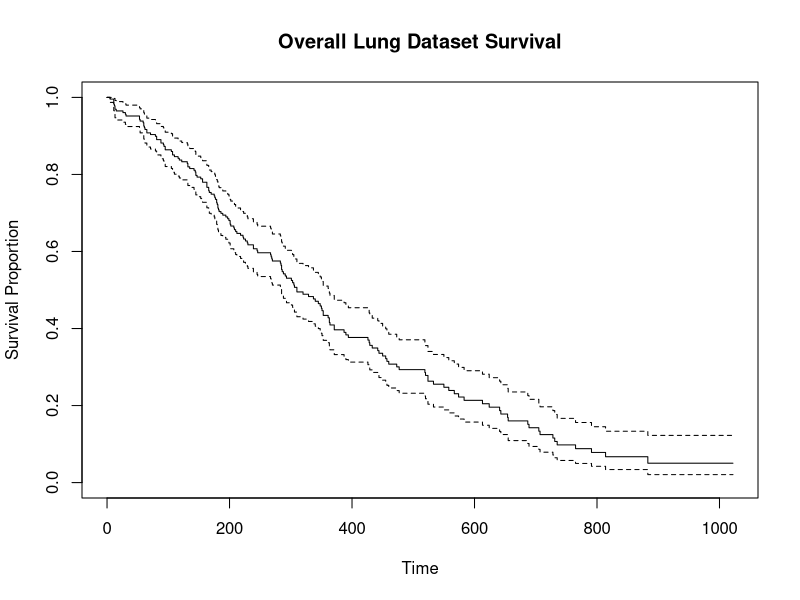
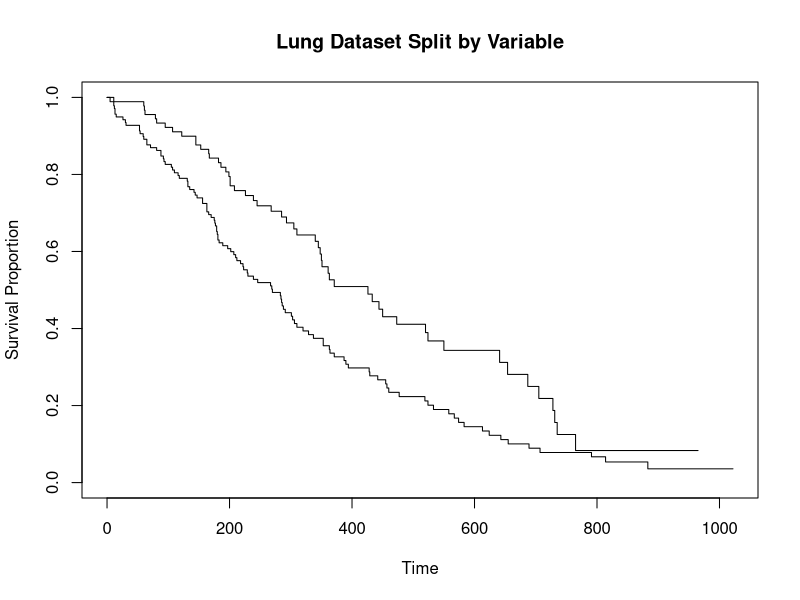
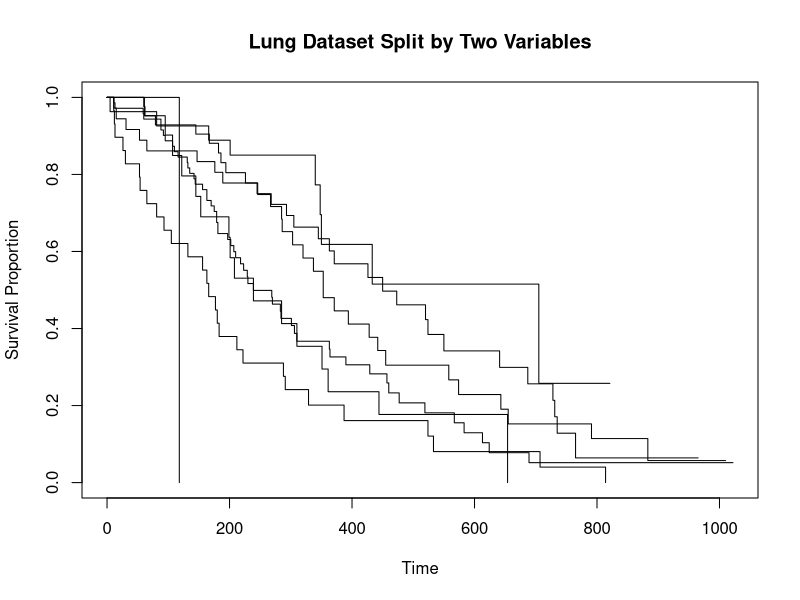
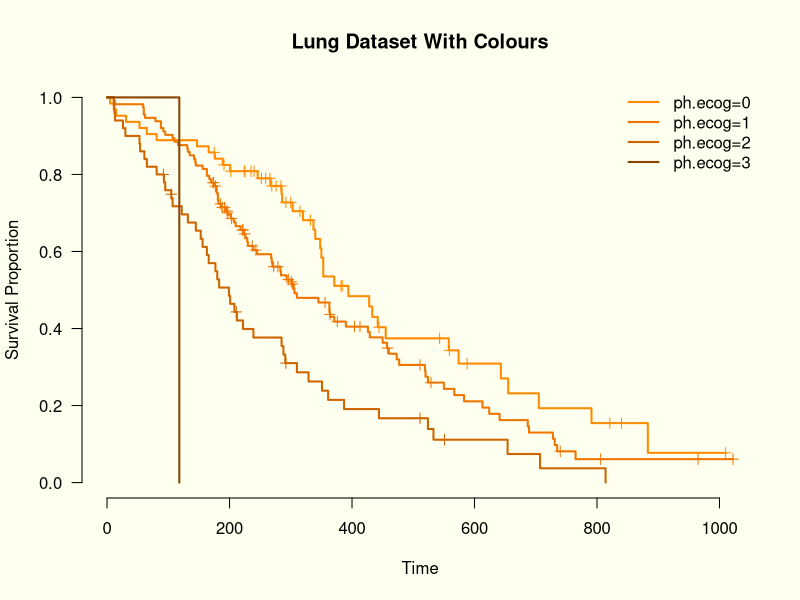

R code for these plots, in order:
## ---- chunk 1
#install.packages("survival") # this should install survival - it'll ask you what source to use as well
## ---- chunk 2
library(survival) # this function loads an installed package
## ---- chunk 3
data(lung) # load the data
str(lung) # and look at the structure of it
## ---- chunk 4
lungsurvival = Surv(lung$time,lung$status) # make a survival time object
head(lungsurvival) # take a look at the first 5 elements
## ---- chunk 5
survfit(formula = lungsurvival ~ 1) # make the simplest survival curve object
## ---- chunk 6
lungfit = survfit(formula = lungsurvival ~ 1) # save the fit 
summary(lungfit, times = c(0,100,200,500,1000)) # we can specify whatever times we like
## ---- chunk 7
plot(survfit(formula = lungsurvival ~ 1, data=lung), 
     ylab = "Survival Proportion", 
     xlab = "Time",
     main = "Overall Lung Dataset Survival")
## ---- chunk 8
survfit(formula = lungsurvival ~ sex, data=lung) # performance status of individuals
## ---- chunk 9
plot(survfit(formula = lungsurvival ~ sex, data=lung), 
     ylab = "Survival Proportion", 
     xlab = "Time", 
     main = "Lung Dataset Split by Variable")
## ---- chunk 10
survfit(formula = lungsurvival ~ sex + ph.ecog, data=lung) # performance status of individuals
## ---- chunk 11
plot(survfit(formula = lungsurvival ~ sex + ph.ecog, data=lung), 
     ylab = "Survival Proportion", 
     xlab = "Time", 
     main = "Lung Dataset Split by Two Variables")
## ---- chunk 12
survfit(formula = lungsurvival ~ ph.ecog, data=lung)
lungfit = survfit(formula = lungsurvival ~ ph.ecog, data=lung) # make an object for the fit
## ---- chunk 13
oldpar = par(no.readonly = TRUE) # make a copy of the default graphical parameters
par(bg = "ivory") # this lets us specify an overall background colour


plot(lungfit, # plot this using 'plot' 
     ylab = "Survival Proportion", 
     xlab = "Time", 
     main = "Lung Dataset With Colours",
     mark.time = T, # include little tick marks to indicate when censoring happens
     lwd = 2, # increase the line thickness
     col = c("darkorange","darkorange2","darkorange3","darkorange4"), # add colours in the order we want
     bty = "n", # remove the border
     las = 1) # adjust the angle of the axis numbers

legend("topright", # you can feed in x-y coordinates, or just a keyword
       legend = names(lungfit$strata), # give it the unique levels
       col=c("darkorange","darkorange2","darkorange3","darkorange4"), # colours in the same order
       bg = NA, # remove the background colour
       lty=1, # add a line to the legend
       lwd=2, # thicker line
       box.lty=0) # remove legend border

par(oldpar)
## ---- chunk 14
survdiff(formula = lungsurvival ~ sex, data=lung) # survdiff!
## ---- chunk 15
survdiff(formula = lungsurvival ~ ph.ecog, data=lung) # different variable to above
ecog_p = survdiff(formula = lungsurvival ~ ph.ecog, data=lung)
